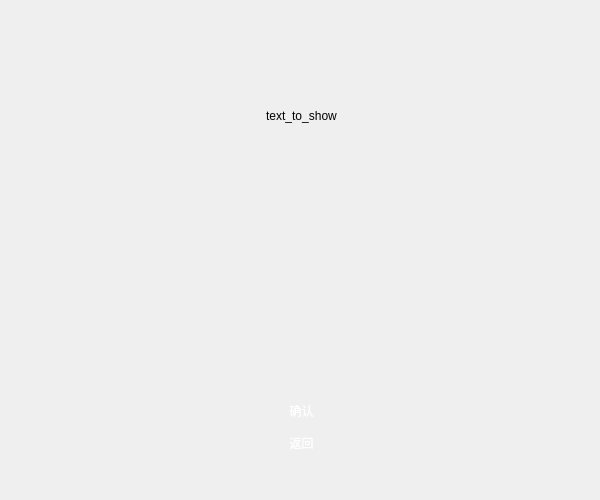
<?xml version="1.0" encoding="UTF-8"?>
<ui version="4.0">
 <class>gacha_1_time</class>
 <widget class="QWidget" name="gacha_1_time">
  <property name="geometry">
   <rect>
    <x>0</x>
    <y>0</y>
    <width>600</width>
    <height>500</height>
   </rect>
  </property>
  <property name="windowTitle">
   <string>抽卡！</string>
  </property>
  <property name="windowIcon">
   <iconset resource="pictures.qrc">
    <normaloff>:/pictures/logo.png</normaloff>:/pictures/logo.png</iconset>
  </property>
  <widget class="QWidget" name="widget" native="true">
   <property name="geometry">
    <rect>
     <x>51</x>
     <y>25</y>
     <width>501</width>
     <height>431</height>
    </rect>
   </property>
   <layout class="QVBoxLayout" name="verticalLayout">
    <item>
     <widget class="QLabel" name="broad_category">
      <property name="text">
       <string>text_to_show</string>
      </property>
      <property name="alignment">
       <set>Qt::AlignCenter</set>
      </property>
     </widget>
    </item>
    <item>
     <widget class="QLabel" name="label">
      <property name="text">
       <string/>
      </property>
     </widget>
    </item>
    <item>
     <widget class="MyPushButton" name="pushButton">
      <property name="styleSheet">
       <string notr="true">color:rgb(255, 255, 255)</string>
      </property>
      <property name="text">
       <string>确认</string>
      </property>
      <property name="flat">
       <bool>true</bool>
      </property>
     </widget>
    </item>
    <item>
     <widget class="MyPushButton" name="goback">
      <property name="enabled">
       <bool>true</bool>
      </property>
      <property name="styleSheet">
       <string notr="true">color:rgb(255, 255, 255)</string>
      </property>
      <property name="text">
       <string>返回</string>
      </property>
      <property name="flat">
       <bool>true</bool>
      </property>
     </widget>
    </item>
   </layout>
  </widget>
 </widget>
 <customwidgets>
  <customwidget>
   <class>MyPushButton</class>
   <extends>QPushButton</extends>
   <header location="global">mypushbutton.h</header>
  </customwidget>
 </customwidgets>
 <resources>
  <include location="pictures.qrc"/>
 </resources>
 <connections/>
</ui>
